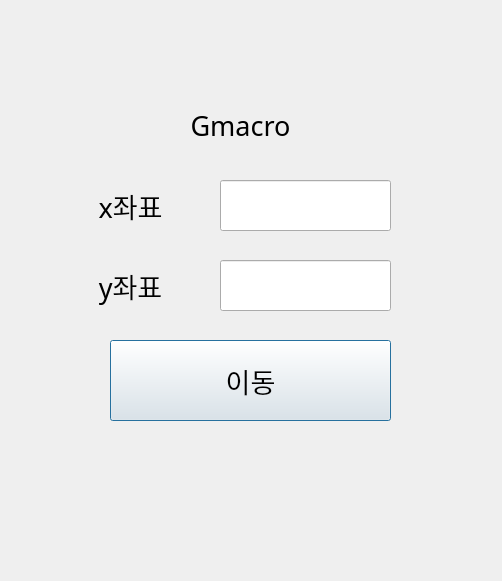
<?xml version="1.0" encoding="UTF-8"?>
<ui version="4.0">
 <class>Dialog</class>
 <widget class="QDialog" name="Dialog">
  <property name="geometry">
   <rect>
    <x>0</x>
    <y>0</y>
    <width>502</width>
    <height>581</height>
   </rect>
  </property>
  <property name="windowTitle">
   <string>Dialog</string>
  </property>
  <widget class="QLabel" name="label">
   <property name="geometry">
    <rect>
     <x>180</x>
     <y>100</y>
     <width>121</width>
     <height>51</height>
    </rect>
   </property>
   <property name="font">
    <font>
     <family>제주고딕</family>
     <pointsize>20</pointsize>
    </font>
   </property>
   <property name="text">
    <string>Gmacro</string>
   </property>
   <property name="alignment">
    <set>Qt::AlignCenter</set>
   </property>
  </widget>
  <widget class="QLabel" name="label_2">
   <property name="geometry">
    <rect>
     <x>70</x>
     <y>180</y>
     <width>121</width>
     <height>51</height>
    </rect>
   </property>
   <property name="font">
    <font>
     <family>제주고딕</family>
     <pointsize>20</pointsize>
    </font>
   </property>
   <property name="text">
    <string>x좌표</string>
   </property>
   <property name="alignment">
    <set>Qt::AlignCenter</set>
   </property>
  </widget>
  <widget class="QLineEdit" name="xcor">
   <property name="geometry">
    <rect>
     <x>220</x>
     <y>180</y>
     <width>171</width>
     <height>51</height>
    </rect>
   </property>
  </widget>
  <widget class="QLineEdit" name="ycor">
   <property name="geometry">
    <rect>
     <x>220</x>
     <y>260</y>
     <width>171</width>
     <height>51</height>
    </rect>
   </property>
  </widget>
  <widget class="QLabel" name="label_3">
   <property name="geometry">
    <rect>
     <x>70</x>
     <y>260</y>
     <width>121</width>
     <height>51</height>
    </rect>
   </property>
   <property name="font">
    <font>
     <family>제주고딕</family>
     <pointsize>20</pointsize>
    </font>
   </property>
   <property name="text">
    <string>y좌표</string>
   </property>
   <property name="alignment">
    <set>Qt::AlignCenter</set>
   </property>
  </widget>
  <widget class="QPushButton" name="move_btn">
   <property name="geometry">
    <rect>
     <x>110</x>
     <y>340</y>
     <width>281</width>
     <height>81</height>
    </rect>
   </property>
   <property name="font">
    <font>
     <family>제주고딕</family>
     <pointsize>20</pointsize>
    </font>
   </property>
   <property name="text">
    <string>이동</string>
   </property>
  </widget>
 </widget>
 <resources/>
 <connections/>
</ui>
